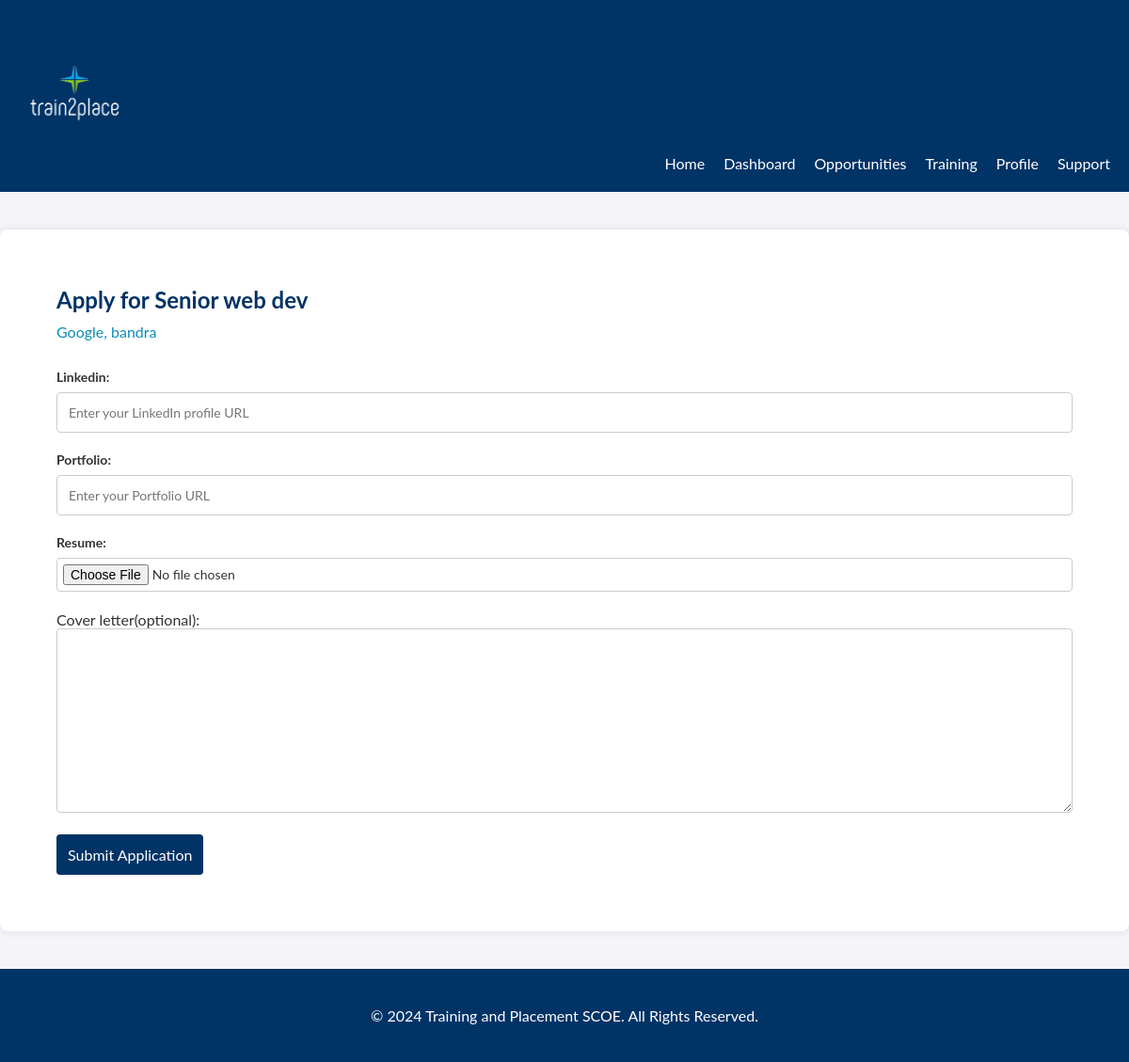
Screenshot of /job_application/2 with the database file from the repository.
### main/models.py (models this page shows, shortened)
class JobPost(models.Model):
    company = models.ForeignKey(Company, on_delete=models.CASCADE, related_name='job_posts')
    title = models.CharField(max_length=255)
    description = models.TextField()
    location = models.CharField(max_length=255)
    posted_date = models.DateTimeField(auto_now_add=True)
    application_deadline = models.DateTimeField()
    required_skills = models.ManyToManyField('Skill', related_name='job_posts')
    salary=models.CharField(max_length=255)
    job_requirements=models.TextField(max_length=1000)
    eligibility_criteria = models.TextField()
    job_responsibilities=models.TextField(max_length=1000)
    FULL_TIME = 'Full-Time'
    PART_TIME = 'Part-Time'
    CONTRACT = 'Contract'
    INTERNSHIP = 'Internship'
    FREELANCE = 'Freelance'
    JOB_TYPE_CHOICES = [
        (FULL_TIME, 'Full-Time'),
        (PART_TIME, 'Part-Time'),
        (CONTRACT, 'Contract'),
        (INTERNSHIP, 'Internship'),
        (FREELANCE, 'Freelance'),
    ]
    job_type = models.CharField(
        max_length=10,
        choices=JOB_TYPE_CHOICES,
        default=FULL_TIME,
    )

class Company(models.Model):
    name = models.CharField(max_length=255)
    description = models.TextField()
    website = models.URLField()
    contact_email = models.EmailField()
    contact_phone = models.CharField(max_length=20)
    def __str__(self):
        return self.name

### main/views.py (the view)
def job_application(request,a_id):
    job = JobPost.objects.get(id=a_id)
    form = ApplicationForm()
    return render(request,'job_application.html', {'form': form,"job_post":job})

### main/forms.py
class ApplicationForm(forms.ModelForm):
    class Meta:
        model = Application
        fields = [ 'linkedin', 'portfolio', 'resume','cover_letter']
        widgets = {
            'interview_date': forms.DateTimeInput(attrs={'type': 'datetime-local'}),
            'linkedin': forms.URLInput(attrs={
                'placeholder': 'Enter your LinkedIn profile URL',
                'class': 'form-control'
            }),
            'portfolio': forms.URLInput(attrs={
                'placeholder': 'Enter your Portfolio URL',
                'class': 'form-control'
            }),
        }

### main/templates/job_application.html (shortened to what this page needs)
{% load static %}
<!DOCTYPE html>
<html lang="en">
<head>
    <link rel="stylesheet" href="{% static 'css/application.css' %}">
</head>
<body>
    <header>
        <div class="container">
            <div class="logo">
                <img src="{% static 'images/logo_white_text.png' %}" alt="College Logo">
            </div>
            <nav>
                <ul class="nav-links">
                    <li><a href="#">Home</a></li>
                    <li><a href="#">Dashboard</a></li>
                    <li><a href="#">Opportunities</a></li>
                    <li><a href="#">Training</a></li>
                    <li><a href="#">Profile</a></li>
                    <li><a href="#">Support</a></li>
                </ul>
            </nav>
        </div>
    </header>
    <section class="job-application">
        <div class="container">
            <div class="job-details-header">
                <h1>Apply for {{job_post.title}}</h1>
                <p class="company-name">{{job_post.company}}, {{job_post.location}}</p>
            </div>
            <div class="application-form-container">
                    <form method="POST" action="{% url 'job_application_save' job_post_id=job_post.id%}" enctype="multipart/form-data">
                        <div class="form-group">
                            {{ form.linkedin.label_tag }}
                            {{ form.linkedin }}
                        </div>
                        <div class="form-group">
                            {{ form.portfolio.label_tag }}
                            {{ form.portfolio }}
                        </div>
                        <div class="form-group">
                            {{ form.resume.label_tag }}
                            {{ form.resume }}
                        </div>
                        <div class="form-group">
                            Cover letter(optional):
                            {{ form.cover_letter }}
                        </div>
                        <div class="form-actions">
                            <button type="submit" class="btn-submit" >Submit Application</button>
                        </div>
                    </form>
            </div>
        </div>
    </section>
    <footer>
        <div class="container">
            <p>&copy; 2024 Training and Placement SCOE. All Rights Reserved.</p>
        </div>
    </footer>
</body>
</html>

### main/static/css/application.css (style rules this page uses)
* { margin: 0; padding: 0; box-sizing: border-box; font-family: 'Lato', sans-serif; }
body { background-color: #f4f4f9; color: #333; }
.container { max-width: 1200px; margin: 0 auto; padding: 20px; }
header { background-color: #003366; padding: 20px 0; color: white; }
header .logo img { width: 150px; }
header nav { float: right; }
header nav ul { list-style: none; display: flex; gap: 20px; }
header nav ul li a { color: white; text-decoration: none; font-size: 16px; }
.job-application { background-color: white; padding: 40px; border-radius: 8px; box-shadow: 0px 0px 10px rgba(0, 0, 0, 0.1); margin: 40px 0; }
.job-details-header { margin-bottom: 20px; }
.job-details-header h1 { font-size: 24px; color: #003366; }
.job-details-header .company-name { font-size: 16px; color: #0c8db4; margin-top: 10px; }
.application-form-container { margin-top: 30px; }
form { display: flex; flex-direction: column; }
.form-group { margin-bottom: 20px; }
label { font-size: 14px; font-weight: bold; margin-bottom: 8px; display: block; color: #333; }
input[type="text"], input[type="email"], input[type="tel"], input[type="url"], textarea, input[type="file"] { width: 100%; padding: 12px; border: 1px solid #ccc; border-radius: 4px; font-size: 14px; color: #333; }
textarea { resize: vertical; }
input[type="file"] { padding: 6px; }
.btn-submit { padding: 12px; background-color: #003366; color: white; border: none; border-radius: 4px; font-size: 16px; cursor: pointer; transition: background-color 0.3s; }
footer { background-color: #003366; padding: 20px 0; text-align: center; color: white; margin-top: 40px; }

### rows the page displays
JobPost: title "Senior web dev", company "Google", location "bandra"
